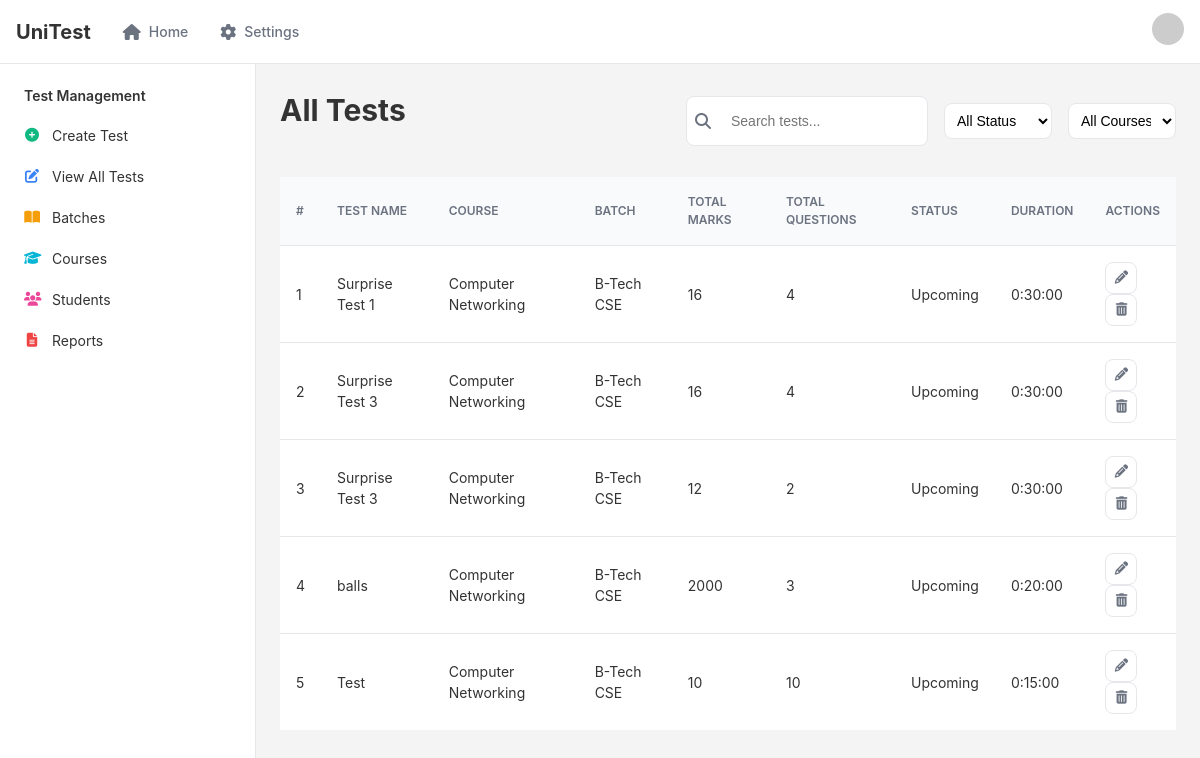
/tests/ (signed in), run on an earlier commit of the app's database.
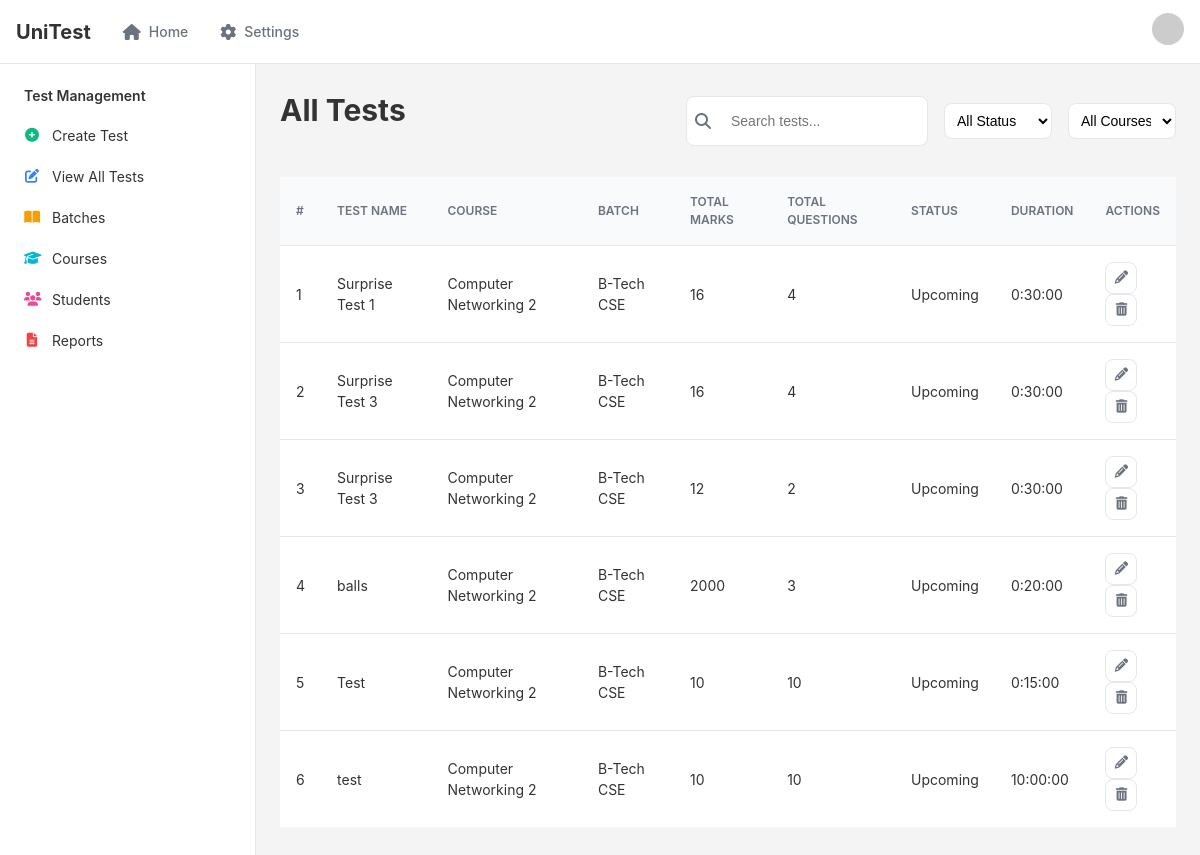
And on a later commit of the database.
### base/models.py (models this page shows, shortened)
class Test(models.Model):
    name               = models.CharField(max_length=255)
    course             = models.ForeignKey(Course, on_delete=models.CASCADE, null=True, blank=True, default=None)
    batch              = models.ForeignKey(Batch, on_delete=models.CASCADE)
    total_marks        = models.IntegerField()
    total_questions    = models.IntegerField()
    duration           = models.DurationField(help_text="Test duration (hh:mm:ss)")
    is_results_visible = models.BooleanField(default=False)
    status             = models.BooleanField(default=False, help_text="False = Upcoming, True = Completed")
    user               = models.ForeignKey('auth.User', on_delete=models.CASCADE, null=True, blank=True, default=None)

class Course(models.Model):
    course_name = models.CharField(max_length=255, unique=True)
    course_code = models.CharField(max_length=255, unique=True)

class Batch(models.Model):
    batch_name    = models.CharField(max_length=255)
    batch_section = models.CharField(max_length=3)
    batch_session = models.CharField(max_length=20)
    semester      = models.IntegerField()

### base/views.py (the view)
# urls.py: path('tests/',                         views.list_tests,                    name = 'list_tests'),
@login_required
def list_tests(request):
    tests = Test.objects.all()
    return render(request, 'list_tests.html', {'tests': tests})

### templates/list_tests.html (shortened to what this page needs)
{% extends 'base.html' %} {% block title %}Test List | UniTest{% endblock %} {% block content %}
<main class="main-content">
    <div class="dashboard">
        <div class="test-list-header">
            <h1 class="dashboard-title">All Tests</h1>
            <div class="test-filters">
                <div class="search-box">
                    <i class="fas fa-search"></i>
                    <input type="text" placeholder="Search tests..." id="search-input" />
                </div>
                <select class="filter-select" id="status-filter">
                    <option value="all">All Status</option>
                </select>
                <select class="filter-select" id="course-filter">
                    <option value="all">All Courses</option>
                </select>
            </div>
        </div>
        <table class="test-table">
            <thead>
                <tr>
                    <th>#</th>
                    <th>Test Name</th>
                    <th>Course</th>
                    <th>Batch</th>
                    <th>Total Marks</th>
                    <th>Total Questions</th>
                    <th>Status</th>
                    <th>Duration</th>
                    <th>Actions</th>
                </tr>
            </thead>
            <tbody id="test-table-body">
                {% for test in tests %}
                <tr>
                    <td>{{ forloop.counter }}</td>
                    <td><a href="{% url 'view_test' test.id %}">{{ test.name }}</a></td>
                    <td>{{ test.course.course_name }}</td>
                    <td>{{ test.batch.batch_name }}</td>
                    <td>{{ test.total_marks }}</td>
                    <td>{{ test.total_questions }}</td>
                    <td>{% if test.status %} Completed {% else %} Upcoming {% endif %}</td>
                    <td>{{ test.duration }}</td>
                    <td>
                        <a href="">
                            <div class="test-card-actions">
                                <button class="action-btn edit-btn" title="Edit Test">
                                    <i class="fas fa-pencil-alt"></i>
                                </button>
                        </a>
                        <form action="{% url 'delete_test' test.id %}" method="POST" style="display: inline;">
                            <button class="action-btn delete-btn" title="Delete Test" onclick="return confirm('Are you sure you want to delete this
                            test?');">
                                <i class="fas fa-trash-alt"></i>
                            </button>
                            </div>
                        </form>
                    </td>
                </tr>
                {% endfor %}
{% endblock %}

What changed in the data, as far as the page shows it:
changed through a linked row, Test "Surprise Test 1": course.course_name "Computer Networking" → "Computer Networking 2"
changed through a linked row, Test (number 2 of 6 on the later page): course.course_name "Computer Networking" → "Computer Networking 2"
changed through a linked row, Test (number 3 of 6 on the later page): course.course_name "Computer Networking" → "Computer Networking 2"
changed Test "balls": course.course_name "Computer Networking" → "Computer Networking 2"
changed through a linked row, Test "Test": course.course_name "Computer Networking" → "Computer Networking 2"
added Test: name "test", course.course_name "Computer Networking 2", batch.batch_name "B-Tech CSE", total_marks "10", total_questions "10", status "Upcoming", duration "10:00:00"
